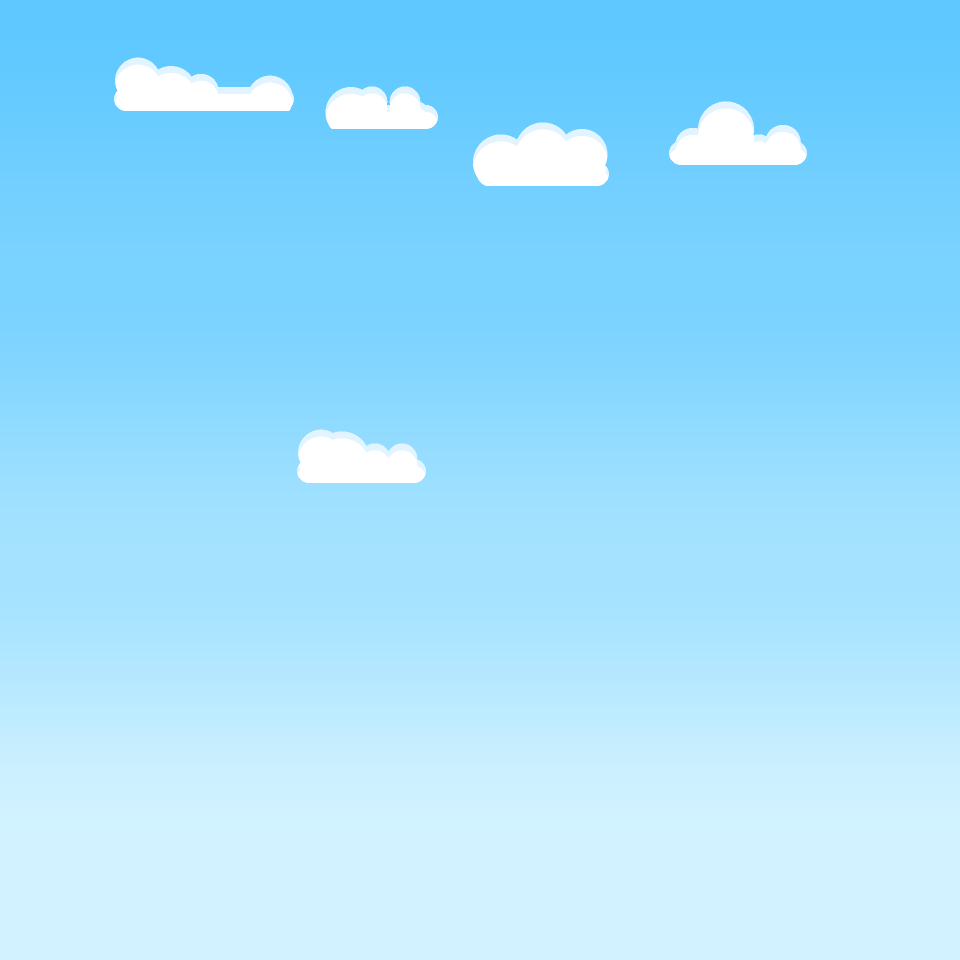
#> input picture Assets/SoloHero/Art/Backgrounds/Ch1_Meadow/layer_0.png, 960 x 960 px
$ python -i mockup_styles.py   (imports and definitions only)
#> lines starting #> are read from the running program, lines starting #| are printed output that depends on the picture
### tools/art/charkit.py
"""Character kit for SoloHero sprites (D-086).

Characters are posed skeletons of simple volumes (ellipses, capsules, superellipse boxes, polygons). Each frame is
rasterised at native resolution (1 art pixel = 1 screen-grid pixel) without anti-aliasing:

1. Parts are painted back to front into an id buffer, each pixel keeping the part's surface normal.
2. Normals are lit by one key light (top-left, toward the viewer) and quantised into the part's hue-shifted ramp.
3. A 1 px internal line separates overlapping parts (the back part darkens where the front part covers it).
4. A selective outline wraps the silhouette: the darkest shade of the touching part, a warmer mid shade on the
   lit top-left edges.
5. Hand-placed details (eyes, gems, buckles) are stamped last.
"""
import math

from PIL import Image

LIGHT = (-0.55, 0.62, 0.56)
_ln = math.sqrt(sum(c * c for c in LIGHT))
LIGHT = tuple(c / _ln for c in LIGHT)


def hexc(s):
    s = s.lstrip("#")
    return (int(s[0:2], 16), int(s[2:4], 16), int(s[4:6], 16), 255)


def ramp(*hexes):
    return tuple(hexc(h) for h in hexes)


class Part:
    """A lit volume. shape(x, y) returns a surface normal (nx, ny, nz) or None when (x, y) is outside."""

    # [18 lines left out: functions __init__, default_thresholds, not called in this run]


def light(n):
    return max(0.0, n[0] * LIGHT[0] + n[1] * LIGHT[1] + n[2] * LIGHT[2])


def _norm(x, y, z):
    d = math.sqrt(x * x + y * y + z * z) or 1.0
    return (x / d, y / d, z / d)


# [105 lines left out: functions ellipse, capsule, superbox, polygon, union, minus and 1 more, not called in this run]


class Canvas:
    """One frame. World coordinates: x right, y up, origin at the feet (bottom centre of the frame)."""

    # [6 lines left out: function __init__, not called in this run]

    def to_px(self, x, y):
        return self.fx + x, self.h - 1 - y

    # [168 lines left out: functions paint, _shade, set, stamp, finish, _separate and 6 more, not called in this run]

### tools/art/mockup_styles.py
"""Design mockups for the HD character look: the same battle scene in several hdize.py styles plus today's pixel art.

Run: python tools/art/mockup_styles.py RENDER_ROOT OUT_DIR
RENDER_ROOT holds chibi3d.py renders at SOLOHERO_RENDER_SCALE=6 of knight2, goblin, petfox and ronin.
Writes OUT_DIR/style_{key}.png (1080 x 640, the in-game scale: 4 screen pixels per art pixel).
"""
import os
import sys

import numpy as np
from PIL import Image

sys.path.insert(0, os.path.dirname(os.path.abspath(__file__)))
from hdize import HdEntity  # noqa: E402

ART = os.path.join(os.path.dirname(os.path.abspath(__file__)), "..", "..", "Assets", "SoloHero", "Art")
STYLES = {
    "a_ink": {"outer": 0.75, "inner": 0.42},
    "b_soft": {"outer": 0.6, "inner": 0.3, "soft": 0.9},
    "c_sticker": {"outer": 0.55, "inner": 0.35, "sticker": 0.75, "twotone": True},
    "d_thin": {"outer": 0.45, "inner": 0.22},
}
W, H, K = 1080, 640, 4          # canvas, screen pixels per art pixel
GROUND = 560
# (entity, clip, frame, screen x of the frame's left edge, lift in art px)
CAST = [("petfox", "idle", 0, 40, 26), ("knight2", "attack", 5, 150, 0), ("goblin", "attack", 4, 470, 0),
        ("goblin", "idle", 0, 600, 0), ("ronin", "idle", 0, 690, 0)]


def background():
    bg = Image.new("RGBA", (W, H), (120, 180, 230, 255))
    layers = os.path.join(ART, "Backgrounds", "Ch1_Meadow")
    for i in range(5):
        p = os.path.join(layers, "layer_%d.png" % i)
        if not os.path.exists(p):
            continue
        im = Image.open(p).convert("RGBA")
        im = im.resize((im.width * K, im.height * K), Image.NEAREST)
        for x in range(0, W, im.width):
            bg.alpha_composite(im, (x, GROUND - im.height + 60))
    floor = Image.open(os.path.join(ART, "Tiles", "floor_1.png")).convert("RGBA")
    floor = floor.resize((floor.width * K, floor.height * K), Image.NEAREST)
    for x in range(0, W, floor.width):
        bg.alpha_composite(floor.crop((0, 0, floor.width, H - GROUND + 20)), (x, GROUND - 20))
    return bg


def pixel_frame(entity, clip, index):
    folder = "Pets" if entity.startswith("pet") else "Bosses" if entity == "ronin" else "Hero" if entity.startswith("knight") else "Enemies"
    path = [os.path.join(ART, folder, f) for f in os.listdir(os.path.join(ART, folder))
            if f.startswith(entity + "_" + clip + "_") and f.endswith(".png")][0]
    sheet = Image.open(path).convert("RGBA")
    n = int(path.rsplit("_", 1)[1].split(".")[0])
    w = sheet.width // n
    f = sheet.crop((index * w, 0, (index + 1) * w, sheet.height))
    return f.resize((f.width * K, f.height * K), Image.NEAREST)


def hd_frame(root, entity, clip, index, style, cache):
    key = (entity, tuple(sorted(style.items())))
    if key not in cache:
        cache[key] = HdEntity(os.path.join(root, entity), style)
    e = cache[key]
    stamps = e.meta["clips"][clip][index]["stamps"]
    f = e.frame(os.path.join(root, entity, "%s_%d" % (clip, index)), stamps)
    if e.meta["mirror"]:
        f = f.transpose(Image.FLIP_LEFT_RIGHT)
    scale = K / (e.S / 2.0)
    return f.resize((round(f.width * scale), round(f.height * scale)), Image.LANCZOS)


def scene(frames):
    img = background()
    for (entity, clip, index, x, lift), f in zip(CAST, frames):
        img.alpha_composite(f, (x, GROUND - f.height - lift * K))
    return img


def main():
    root, out = sys.argv[1], sys.argv[2]
    os.makedirs(out, exist_ok=True)
    scene([pixel_frame(e, c, i) for e, c, i, _, _ in CAST]).save(os.path.join(out, "style_0_pixel.png"))
    cache = {}
    for key, style in STYLES.items():
        frames = [hd_frame(root, e, c, i, style, cache) for e, c, i, _, _ in CAST]
        scene(frames).save(os.path.join(out, "style_%s.png" % key))
        print("mockup", key, flush=True)


# [2 lines not run here, left out]

>>> import cv2
>>> picture = cv2.imread('../../Assets/SoloHero/Art/Backgrounds/Ch1_Meadow/layer_0.png', cv2.IMREAD_GRAYSCALE)
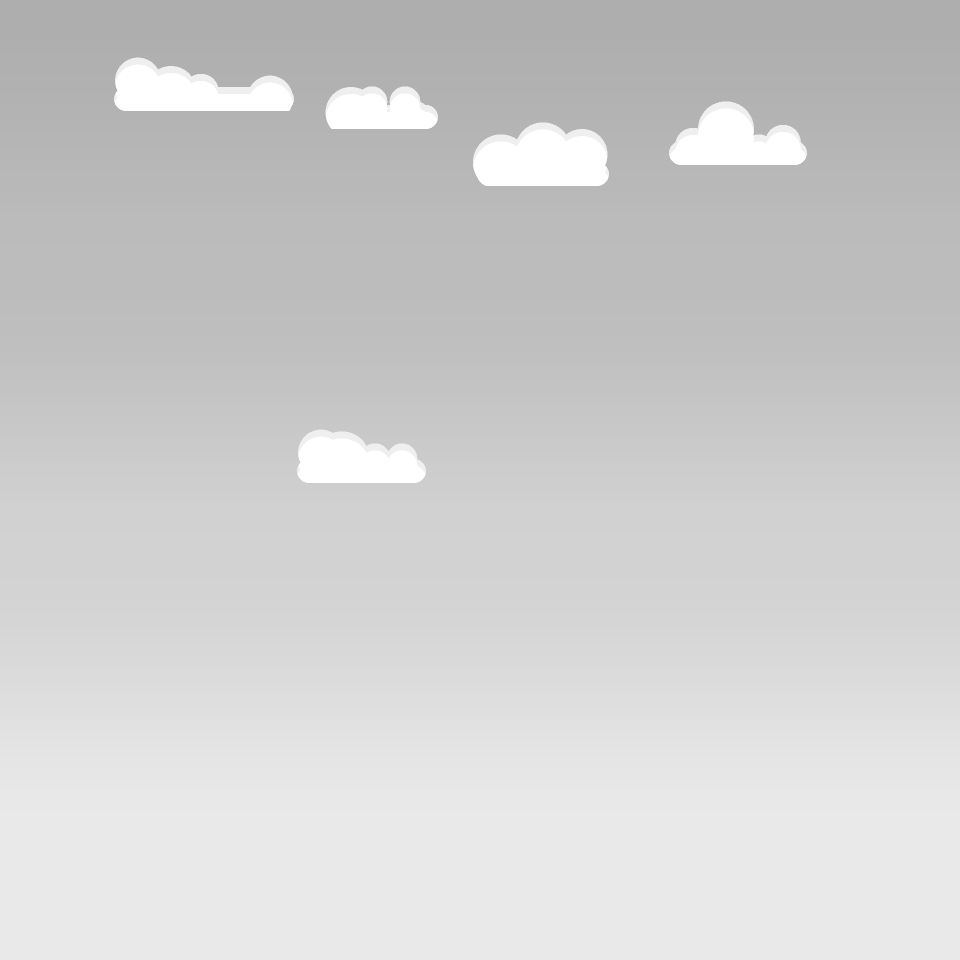
#> picture: shape (960, 960); min 174, max 255, mean 206.8
>>> result = scene(picture)
#> in background, `bg = Image.new("RGBA", (W, H), (120, 180, 230, 255))`:
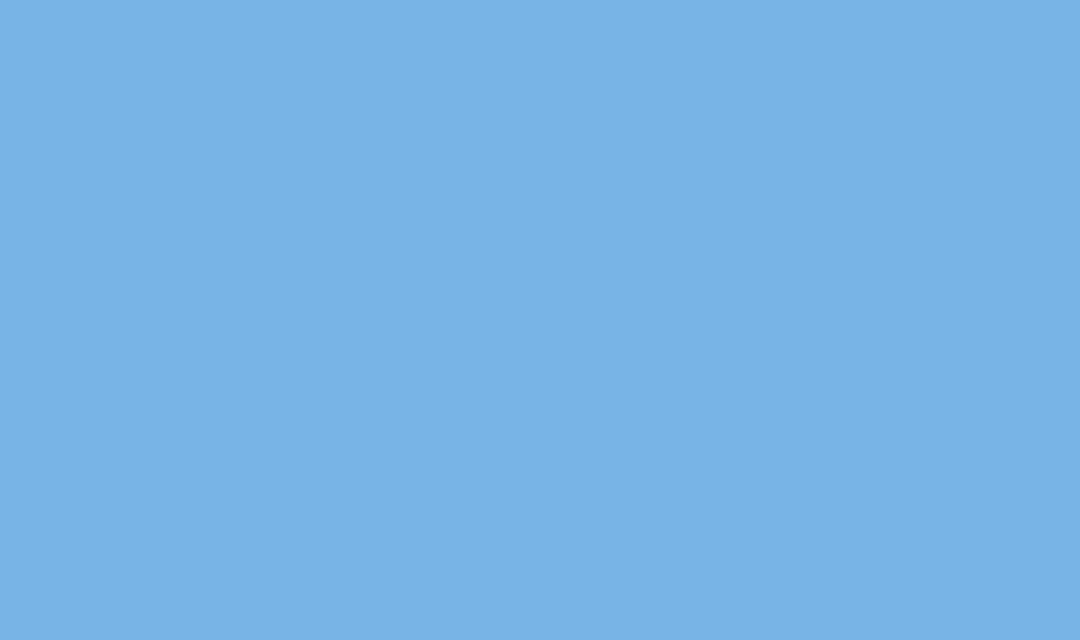
#> bg: PIL image 1080x640 RGBA; mean R, G, B, A 120, 180, 230, 255
#> after the loop in background, `for x in range(0, W, im.width):`:
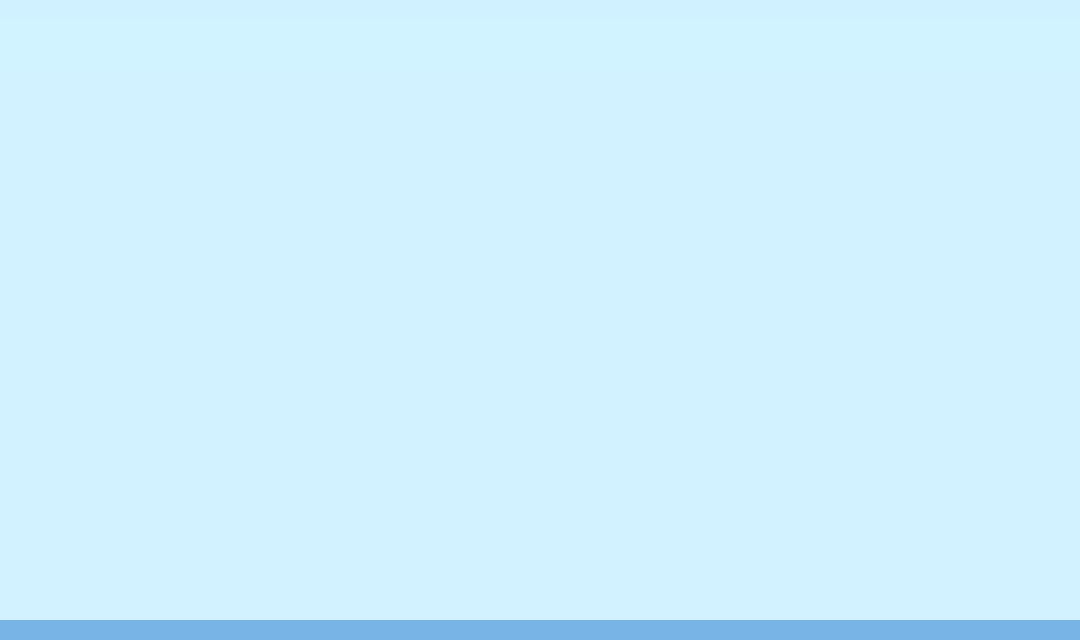
#> bg: PIL image 1080x640 RGBA; mean R, G, B, A 207, 240, 254.2, 255
#> pass 2 of the loop in background, `for i in range(5):`:
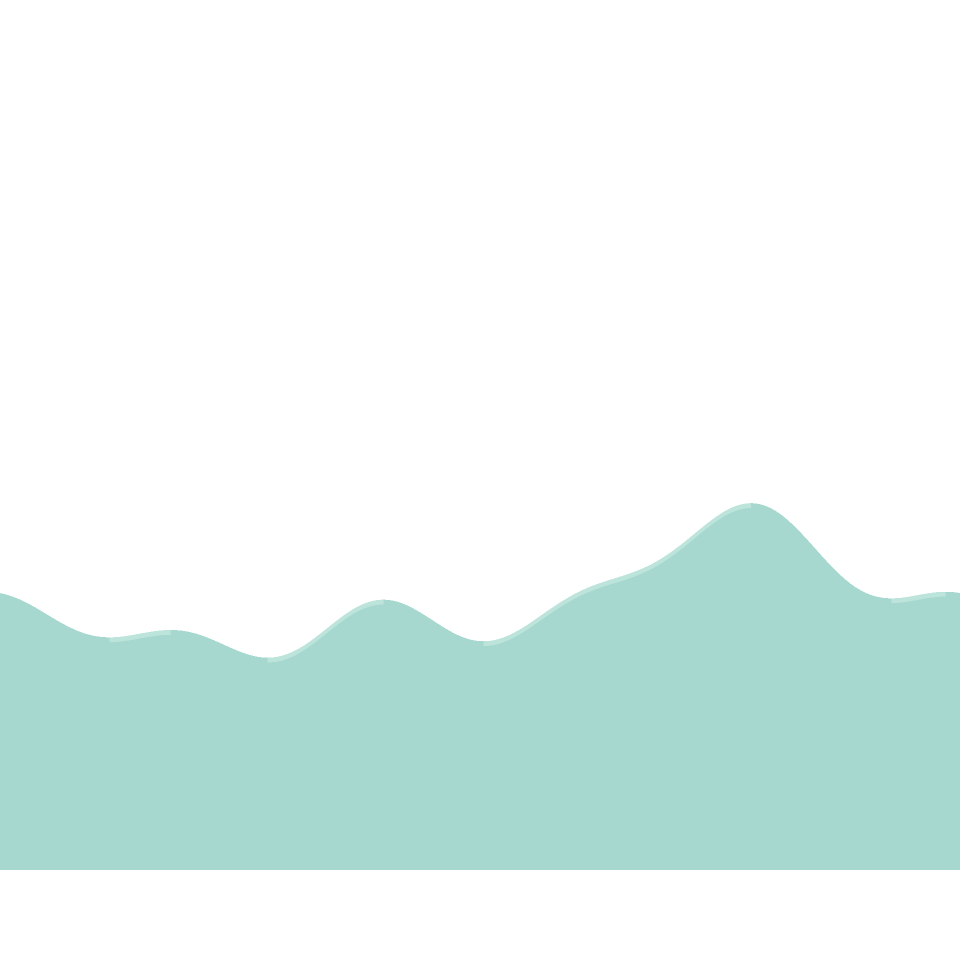
#> input picture Assets/SoloHero/Art/Backgrounds/Ch1_Meadow/layer_1.png, 960 x 960 px
#> in background, im is the input picture: PIL image 960x960 RGBA; mean R, G, B, A 46.8, 60.9, 58.6, 71.7
#> after the loop in background, `for x in range(0, W, im.width):`:
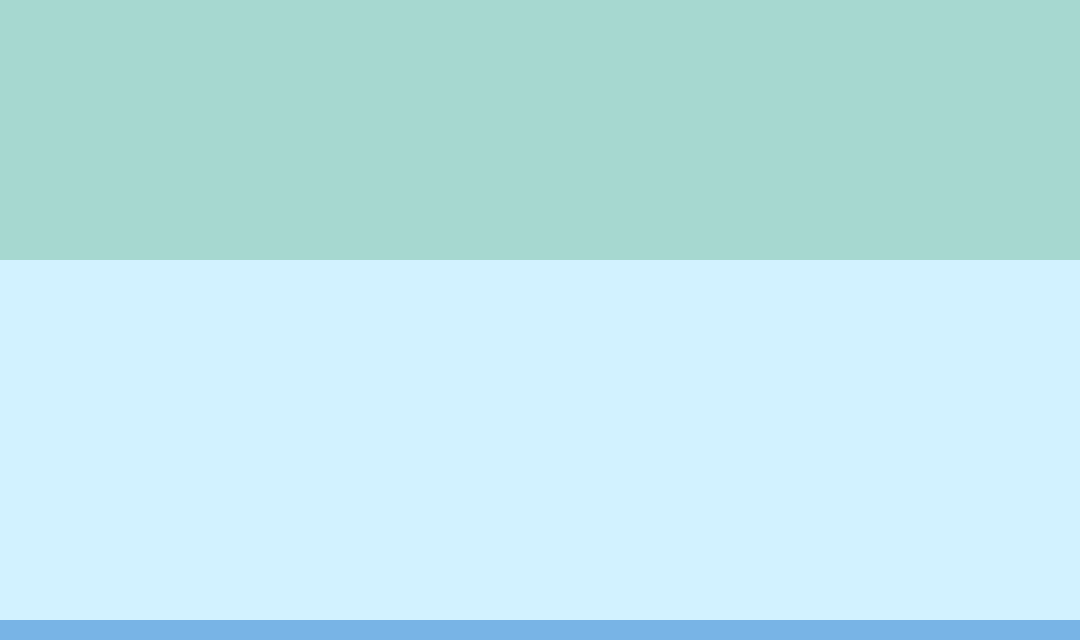
#> bg: PIL image 1080x640 RGBA; mean R, G, B, A 189.3, 229.5, 235.1, 255
#> pass 3 of the loop in background, `for i in range(5):`:
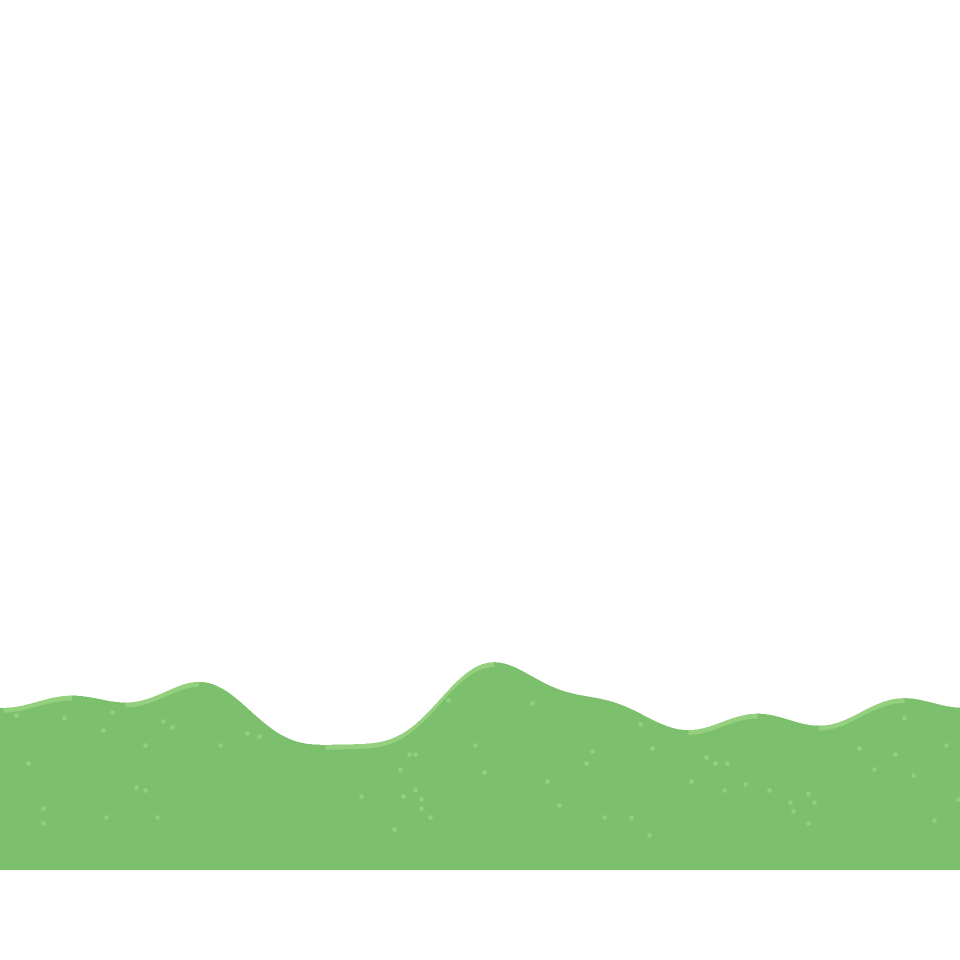
#> input picture Assets/SoloHero/Art/Backgrounds/Ch1_Meadow/layer_2.png, 960 x 960 px
#> in background, im is the input picture: PIL image 960x960 RGBA; mean R, G, B, A 21.1, 32.5, 18.7, 43
#> after the loop in background, `for x in range(0, W, im.width):`:
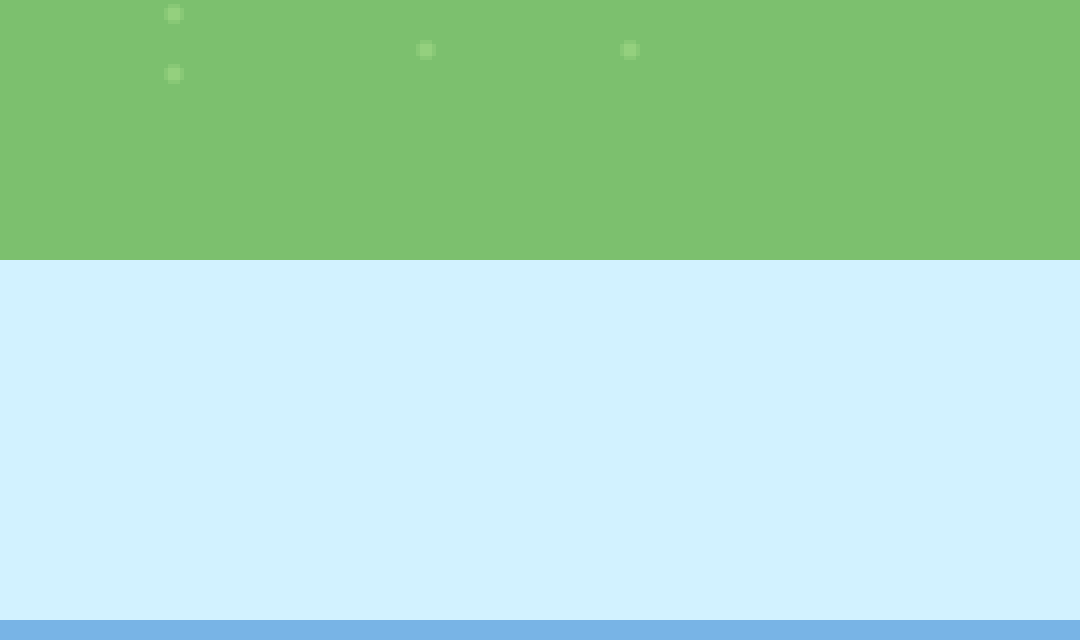
#> bg: PIL image 1080x640 RGBA; mean R, G, B, A 172.3, 219.8, 195.3, 255
#> the loop made 5 passes; the first 3 are shown
#> (the run stopped early here; a loop or call above may not have finished)
